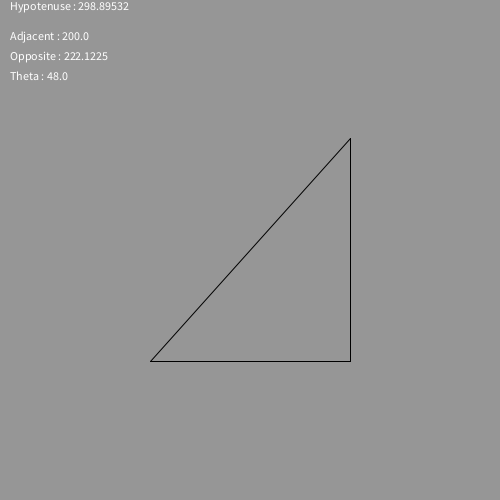
Frame 1 (no input)
Frame 60 (the mouse pressed at the canvas centre just before this capture): identical to frame 1, image omitted
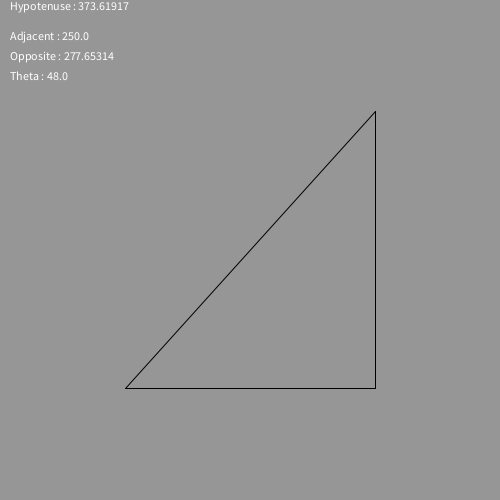
Frame 120 (the mouse held since frame 60 and released just before this capture)

The Processing sketch that drew these frames (run headless with seeded random() and noise(); from frame 60 on, the mouse is pressed at the canvas centre):

// Processing sketch: Lab_3_pt2
// ── Lab_3_pt2.pde
float hyp, opp, adj, theta;
float t1x, t1y, t2x, t2y, t3x, t3y;
int offset = 10;

void setup()
{
  size(500, 500);
  adj = 200;
}

void draw()
{
  background(150);
  
  if(mousePressed)
  {
    adj = mouseX;
  }
  
  theta = 48;
  
  opp = tan(radians(theta)) * adj;
  hyp = adj / cos(radians(theta));
  
  t1x = (width - adj)/2;
  t1y = (height -(height - opp) / 2);
  t2x = t1x + adj;
  t2y = t1y;
  t3x = t2x;
  t3y = t2y - opp;
  
  text("Hypotenuse : " + hyp, offset, offset);
  text("Adjacent : " + adj, offset, offset + 30);
  text("Opposite : " + opp, offset, offset + 50);
  text("Theta : "    + theta, offset, offset + 70);
  
  line(t1x, t1y, t2x, t2y);
  line(t2x, t2y, t3x, t3y);
  line(t3x, t3y, t1x, t1y);
}
